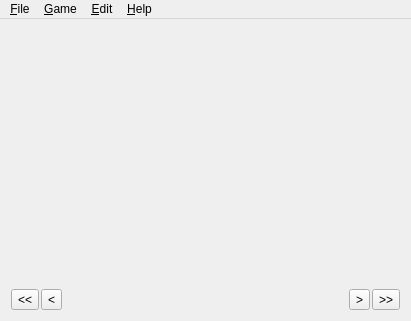
<?xml version="1.0" encoding="UTF-8"?>
<ui version="4.0">
 <class>MainWindow</class>
 <widget class="QMainWindow" name="MainWindow">
  <property name="geometry">
   <rect>
    <x>0</x>
    <y>0</y>
    <width>411</width>
    <height>321</height>
   </rect>
  </property>
  <property name="windowTitle">
   <string>MainWindow</string>
  </property>
  <widget class="QWidget" name="centralWidget">
   <layout class="QVBoxLayout" name="verticalLayout_3">
    <item>
     <layout class="QHBoxLayout" name="horizontalLayout_4">
      <item>
       <widget class="CheckersPicture" name="picture" native="true">
        <property name="sizePolicy">
         <sizepolicy hsizetype="Preferred" vsizetype="Preferred">
          <horstretch>0</horstretch>
          <verstretch>0</verstretch>
         </sizepolicy>
        </property>
        <layout class="QVBoxLayout" name="verticalLayout">
         <item>
          <spacer name="verticalSpacer">
           <property name="orientation">
            <enum>Qt::Vertical</enum>
           </property>
           <property name="sizeHint" stdset="0">
            <size>
             <width>20</width>
             <height>40</height>
            </size>
           </property>
          </spacer>
         </item>
        </layout>
       </widget>
      </item>
     </layout>
    </item>
    <item>
     <layout class="QHBoxLayout" name="horizontalLayout">
      <property name="spacing">
       <number>2</number>
      </property>
      <item>
       <widget class="QToolButton" name="goFirst">
        <property name="text">
         <string>&lt;&lt;</string>
        </property>
        <property name="icon">
         <iconset resource="icons.qrc">
          <normaloff>:/icons/go-first.png</normaloff>:/icons/go-first.png</iconset>
        </property>
        <property name="arrowType">
         <enum>Qt::NoArrow</enum>
        </property>
       </widget>
      </item>
      <item>
       <widget class="QToolButton" name="goPrev">
        <property name="text">
         <string>&lt;</string>
        </property>
        <property name="icon">
         <iconset resource="icons.qrc">
          <normaloff>:/icons/go-previous.png</normaloff>:/icons/go-previous.png</iconset>
        </property>
        <property name="arrowType">
         <enum>Qt::NoArrow</enum>
        </property>
       </widget>
      </item>
      <item>
       <spacer name="horizontalSpacer">
        <property name="orientation">
         <enum>Qt::Horizontal</enum>
        </property>
        <property name="sizeHint" stdset="0">
         <size>
          <width>40</width>
          <height>20</height>
         </size>
        </property>
       </spacer>
      </item>
      <item>
       <widget class="QToolButton" name="goNext">
        <property name="text">
         <string>&gt;</string>
        </property>
        <property name="icon">
         <iconset resource="icons.qrc">
          <normaloff>:/icons/go-next.png</normaloff>:/icons/go-next.png</iconset>
        </property>
       </widget>
      </item>
      <item>
       <widget class="QToolButton" name="goLast">
        <property name="text">
         <string>&gt;&gt;</string>
        </property>
        <property name="icon">
         <iconset resource="icons.qrc">
          <normaloff>:/icons/go-last.png</normaloff>:/icons/go-last.png</iconset>
        </property>
       </widget>
      </item>
     </layout>
    </item>
   </layout>
  </widget>
  <widget class="QMenuBar" name="menuBar">
   <property name="geometry">
    <rect>
     <x>0</x>
     <y>0</y>
     <width>411</width>
     <height>21</height>
    </rect>
   </property>
   <widget class="QMenu" name="menuHelp">
    <property name="title">
     <string>&amp;Help</string>
    </property>
    <addaction name="actionAboutCheckers"/>
    <addaction name="actionAboutQt"/>
   </widget>
   <widget class="QMenu" name="menuEdit">
    <property name="title">
     <string>&amp;Edit</string>
    </property>
    <addaction name="actionSettings"/>
   </widget>
   <widget class="QMenu" name="menuGame">
    <property name="title">
     <string>&amp;Game</string>
    </property>
    <addaction name="actionStartNewGame"/>
    <addaction name="actionEndGame"/>
   </widget>
   <widget class="QMenu" name="menuFile">
    <property name="title">
     <string>&amp;File</string>
    </property>
    <addaction name="actionExit"/>
   </widget>
   <addaction name="menuFile"/>
   <addaction name="menuGame"/>
   <addaction name="menuEdit"/>
   <addaction name="menuHelp"/>
  </widget>
  <action name="actionAboutCheckers">
   <property name="icon">
    <iconset resource="icons.qrc">
     <normaloff>:/icons/help-about.png</normaloff>:/icons/help-about.png</iconset>
   </property>
   <property name="text">
    <string>&amp;About Checkers</string>
   </property>
  </action>
  <action name="actionAboutQt">
   <property name="text">
    <string>About Qt</string>
   </property>
  </action>
  <action name="actionSettings">
   <property name="icon">
    <iconset resource="icons.qrc">
     <normaloff>:/icons/preferences.png</normaloff>:/icons/preferences.png</iconset>
   </property>
   <property name="text">
    <string>Settings</string>
   </property>
   <property name="shortcut">
    <string>Ctrl+P</string>
   </property>
  </action>
  <action name="actionStartNewGame">
   <property name="icon">
    <iconset resource="icons.qrc">
     <normaloff>:/icons/new.png</normaloff>:/icons/new.png</iconset>
   </property>
   <property name="text">
    <string>Start &amp;new game</string>
   </property>
   <property name="shortcut">
    <string>Ctrl+N</string>
   </property>
  </action>
  <action name="actionEndGame">
   <property name="icon">
    <iconset resource="icons.qrc">
     <normaloff>:/icons/close.png</normaloff>:/icons/close.png</iconset>
   </property>
   <property name="text">
    <string>&amp;End game</string>
   </property>
   <property name="shortcut">
    <string>Ctrl+W</string>
   </property>
  </action>
  <action name="actionExit">
   <property name="icon">
    <iconset resource="icons.qrc">
     <normaloff>:/icons/exit.png</normaloff>:/icons/exit.png</iconset>
   </property>
   <property name="text">
    <string>&amp;Exit</string>
   </property>
   <property name="shortcut">
    <string>Ctrl+Q</string>
   </property>
  </action>
  <action name="actionOpen">
   <property name="icon">
    <iconset>
     <normaloff>:/icons/open.png</normaloff>:/icons/open.png</iconset>
   </property>
   <property name="text">
    <string>&amp;Open</string>
   </property>
   <property name="shortcut">
    <string>Ctrl+O</string>
   </property>
  </action>
  <action name="actionSave">
   <property name="icon">
    <iconset>
     <normaloff>:/icons/save.png</normaloff>:/icons/save.png</iconset>
   </property>
   <property name="text">
    <string>&amp;Save</string>
   </property>
   <property name="shortcut">
    <string>Ctrl+S</string>
   </property>
  </action>
 </widget>
 <layoutdefault spacing="6" margin="11"/>
 <customwidgets>
  <customwidget>
   <class>CheckersPicture</class>
   <extends>QWidget</extends>
   <header>checkerspicture.h</header>
   <container>1</container>
  </customwidget>
 </customwidgets>
 <resources>
  <include location="icons.qrc"/>
 </resources>
 <connections/>
</ui>
